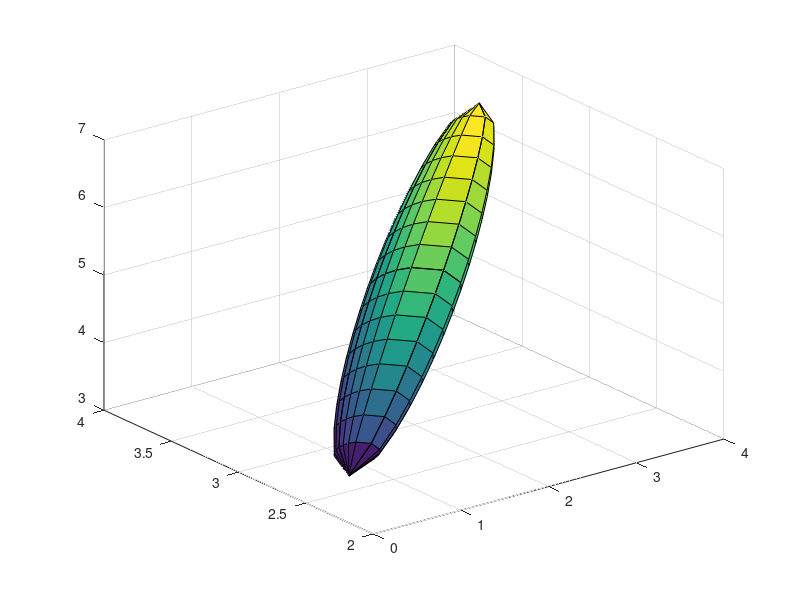

Recreate this plot in MATLAB. (Note: this script raises an error after producing the figure.)
Mu = [2 3 5]';
Sigma = [0.9 0.4 0.5;0.4 0.2 0.2 ;0.5 0.1 0.8];
r =2;
Nint=9;
[V,D] = eig(Sigma);



xhalf = linspace(sqrt(r^2*D(1,1)),0,Nint);
Ninthalf = round(Nint/2);
zsect = zeros(Nint,Ninthalf);
ysect = zeros(Nint,Ninthalf);
for ti = 1:Nint
r2d = r^2 - xhalf(ti).^2/D(1,1);
ysect(ti,:) = linspace(0,sqrt(r2d*D(2,2)),Ninthalf);

zsect(ti,:) = sqrt((r2d - ysect(ti,:).^2/D(2,2) )*D(3,3));
xsect(ti,1:Ninthalf) = xhalf(ti);
end
zsect = real(zsect);
%x&gt;0,Z&gt;0
xsect = [xsect,xsect];
ysect = [ysect,fliplr(ysect)];
zsect = [zsect,-fliplr(zsect)];
%x&gt;0
xsect = [xsect,xsect];
ysect = [ysect,-fliplr(ysect)];
zsect = [zsect,fliplr(zsect)];
% make it a whole
xsect = [xsect;-flipdim(xsect,1)];
ysect = [ysect;flipdim(ysect,1)];
zsect = [zsect;flipdim(zsect,1)];
% rotate
[lr,lc] = size(xsect);
for ti = 1:lr
for tj = 1:lc
newcodi = [xsect(ti,tj),ysect(ti,tj),zsect(ti,tj)]*inv(V);
xsect(ti,tj) = newcodi(1);
ysect(ti,tj) = newcodi(2);
zsect(ti,tj) = newcodi(3);
end
end
% shift
xsect = xsect+Mu(1);
ysect = ysect+Mu(2);
zsect = zsect+Mu(3);
xsect1=real(xsect);
ysect1=real(ysect);
zsect1=real(zsect);
surf(xsect1,ysect1,zsect1);
alpha(0.3)
xsect=[];

